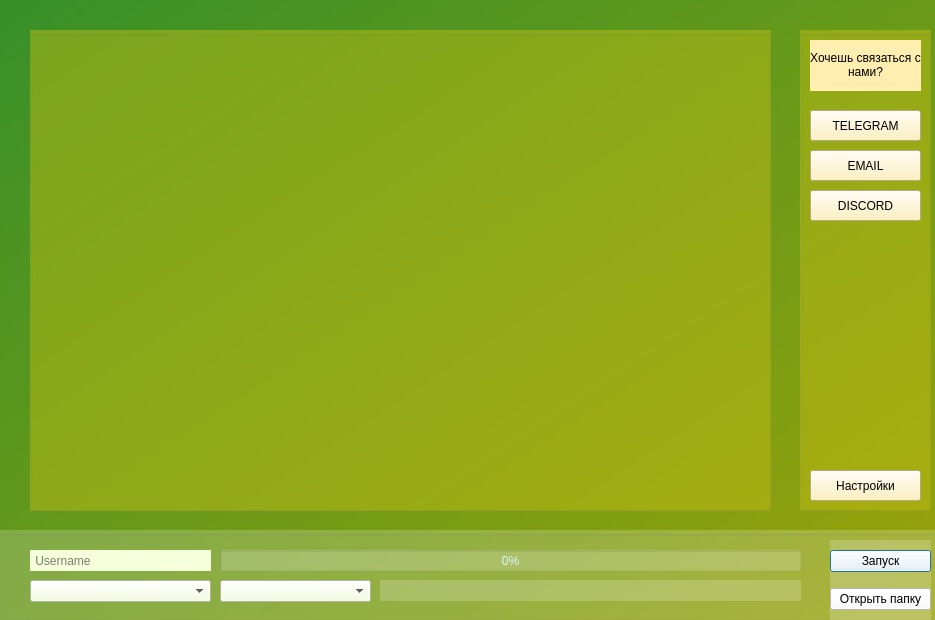
<?xml version="1.0" encoding="UTF-8"?>
<ui version="4.0">
 <class>Dialog</class>
 <widget class="QDialog" name="Dialog">
  <property name="geometry">
   <rect>
    <x>0</x>
    <y>0</y>
    <width>935</width>
    <height>620</height>
   </rect>
  </property>
  <property name="windowTitle">
   <string>Dialog</string>
  </property>
  <property name="styleSheet">
   <string notr="true">
background-color: qlineargradient(spread:pad, x1:0, y1:0, x2:1, y2:1, stop:0 rgba(55, 144, 40, 255), stop:1 rgba(155, 163, 9));</string>
  </property>
  <widget class="QGroupBox" name="groupBox">
   <property name="geometry">
    <rect>
     <x>-10</x>
     <y>530</y>
     <width>951</width>
     <height>91</height>
    </rect>
   </property>
   <property name="styleSheet">
    <string notr="true">background-color: rgb(255, 255, 255, 20%);</string>
   </property>
   <property name="title">
    <string/>
   </property>
   <widget class="QLineEdit" name="Username">
    <property name="enabled">
     <bool>true</bool>
    </property>
    <property name="geometry">
     <rect>
      <x>40</x>
      <y>20</y>
      <width>181</width>
      <height>21</height>
     </rect>
    </property>
    <property name="styleSheet">
     <string notr="true">background-color: rgb(246, 255, 220);
font: 63 8pt &quot;Segoe UI Variable Text Semibold&quot;;</string>
    </property>
    <property name="inputMask">
     <string notr="true"/>
    </property>
    <property name="text">
     <string notr="true"/>
    </property>
    <property name="maxLength">
     <number>30</number>
    </property>
    <property name="frame">
     <bool>false</bool>
    </property>
    <property name="cursorPosition">
     <number>0</number>
    </property>
    <property name="placeholderText">
     <string> Username</string>
    </property>
   </widget>
   <widget class="QComboBox" name="VersionSelect">
    <property name="geometry">
     <rect>
      <x>40</x>
      <y>50</y>
      <width>181</width>
      <height>22</height>
     </rect>
    </property>
    <property name="styleSheet">
     <string notr="true">background-color: rgb(246, 255, 220);
font: 63 8pt &quot;Segoe UI Variable Text Semibold&quot;;</string>
    </property>
    <property name="currentText">
     <string/>
    </property>
   </widget>
   <widget class="QProgressBar" name="progressBar">
    <property name="geometry">
     <rect>
      <x>230</x>
      <y>20</y>
      <width>581</width>
      <height>21</height>
     </rect>
    </property>
    <property name="styleSheet">
     <string notr="true">color: rgb(215, 250, 255);
selection-color: rgb(255, 255, 0);</string>
    </property>
    <property name="value">
     <number>0</number>
    </property>
   </widget>
   <widget class="QLabel" name="label">
    <property name="geometry">
     <rect>
      <x>390</x>
      <y>50</y>
      <width>421</width>
      <height>21</height>
     </rect>
    </property>
    <property name="text">
     <string/>
    </property>
   </widget>
   <widget class="QWidget" name="verticalLayoutWidget">
    <property name="geometry">
     <rect>
      <x>840</x>
      <y>10</y>
      <width>101</width>
      <height>80</height>
     </rect>
    </property>
    <layout class="QVBoxLayout" name="verticalLayout">
     <item>
      <widget class="QPushButton" name="Start">
       <property name="cursor">
        <cursorShape>PointingHandCursor</cursorShape>
       </property>
       <property name="mouseTracking">
        <bool>false</bool>
       </property>
       <property name="styleSheet">
        <string notr="true">background-color: rgb(255, 255, 255);
font: 63 8pt &quot;Segoe UI Variable Text Semibold&quot;;</string>
       </property>
       <property name="text">
        <string>Запуск</string>
       </property>
      </widget>
     </item>
     <item>
      <widget class="QPushButton" name="open_folder">
       <property name="cursor">
        <cursorShape>PointingHandCursor</cursorShape>
       </property>
       <property name="mouseTracking">
        <bool>false</bool>
       </property>
       <property name="styleSheet">
        <string notr="true">background-color: rgb(255, 255, 255);
font: 63 8pt &quot;Segoe UI Variable Text Semibold&quot;;</string>
       </property>
       <property name="text">
        <string>Открыть папку</string>
       </property>
      </widget>
     </item>
    </layout>
   </widget>
   <widget class="QComboBox" name="VersionSelect_2">
    <property name="geometry">
     <rect>
      <x>230</x>
      <y>50</y>
      <width>151</width>
      <height>22</height>
     </rect>
    </property>
    <property name="styleSheet">
     <string notr="true">background-color: rgb(246, 255, 220);
font: 63 8pt &quot;Segoe UI Variable Text Semibold&quot;;</string>
    </property>
    <property name="currentText">
     <string/>
    </property>
   </widget>
  </widget>
  <widget class="QLabel" name="label_1">
   <property name="geometry">
    <rect>
     <x>0</x>
     <y>0</y>
     <width>941</width>
     <height>621</height>
    </rect>
   </property>
   <property name="text">
    <string/>
   </property>
   <property name="pixmap">
    <pixmap>assets/image/mainimage.jpg</pixmap>
   </property>
   <property name="scaledContents">
    <bool>true</bool>
   </property>
  </widget>
  <widget class="QGroupBox" name="groupBox_2">
   <property name="geometry">
    <rect>
     <x>30</x>
     <y>30</y>
     <width>741</width>
     <height>481</height>
    </rect>
   </property>
   <property name="styleSheet">
    <string notr="true">background-color:rgb(200, 194, 19, 45%)
</string>
   </property>
   <property name="title">
    <string/>
   </property>
  </widget>
  <widget class="QGroupBox" name="groupBox_3">
   <property name="geometry">
    <rect>
     <x>800</x>
     <y>30</y>
     <width>131</width>
     <height>481</height>
    </rect>
   </property>
   <property name="styleSheet">
    <string notr="true">background-color:rgb(200, 194, 19, 45%)
</string>
   </property>
   <property name="title">
    <string/>
   </property>
   <widget class="QLabel" name="label_2">
    <property name="geometry">
     <rect>
      <x>10</x>
      <y>10</y>
      <width>111</width>
      <height>51</height>
     </rect>
    </property>
    <property name="styleSheet">
     <string notr="true">background-color: rgb(255, 238, 175);
font: 63 8pt &quot;Segoe UI Variable Text Semibold&quot;;</string>
    </property>
    <property name="text">
     <string>&lt;html&gt;&lt;head/&gt;&lt;body&gt;&lt;p align=&quot;center&quot;&gt;Хочешь связаться с нами?&lt;/p&gt;&lt;/body&gt;&lt;/html&gt;</string>
    </property>
    <property name="textFormat">
     <enum>Qt::AutoText</enum>
    </property>
    <property name="scaledContents">
     <bool>true</bool>
    </property>
    <property name="wordWrap">
     <bool>true</bool>
    </property>
    <property name="margin">
     <number>5</number>
    </property>
   </widget>
   <widget class="QPushButton" name="pushButton_2">
    <property name="geometry">
     <rect>
      <x>10</x>
      <y>120</y>
      <width>111</width>
      <height>31</height>
     </rect>
    </property>
    <property name="styleSheet">
     <string notr="true">background-color: rgb(255, 238, 175);
font: 63 8pt &quot;Segoe UI Variable Text Semibold&quot;;</string>
    </property>
    <property name="text">
     <string>EMAIL</string>
    </property>
   </widget>
   <widget class="QPushButton" name="pushButton">
    <property name="geometry">
     <rect>
      <x>10</x>
      <y>80</y>
      <width>111</width>
      <height>31</height>
     </rect>
    </property>
    <property name="styleSheet">
     <string notr="true">background-color: rgb(255, 238, 175);
font: 63 8pt &quot;Segoe UI Variable Text Semibold&quot;;</string>
    </property>
    <property name="text">
     <string>TELEGRAM</string>
    </property>
   </widget>
   <widget class="QPushButton" name="pushButton_3">
    <property name="geometry">
     <rect>
      <x>10</x>
      <y>160</y>
      <width>111</width>
      <height>31</height>
     </rect>
    </property>
    <property name="styleSheet">
     <string notr="true">background-color: rgb(255, 238, 175);
font: 63 8pt &quot;Segoe UI Variable Text Semibold&quot;;</string>
    </property>
    <property name="text">
     <string>DISCORD</string>
    </property>
   </widget>
   <widget class="QPushButton" name="pushButton_4">
    <property name="geometry">
     <rect>
      <x>10</x>
      <y>440</y>
      <width>111</width>
      <height>31</height>
     </rect>
    </property>
    <property name="styleSheet">
     <string notr="true">background-color: rgb(255, 238, 175);
font: 63 8pt &quot;Segoe UI Variable Text Semibold&quot;;</string>
    </property>
    <property name="text">
     <string>Настройки</string>
    </property>
   </widget>
  </widget>
  <zorder>label_1</zorder>
  <zorder>groupBox_3</zorder>
  <zorder>groupBox</zorder>
  <zorder>groupBox_2</zorder>
 </widget>
 <resources/>
 <connections/>
</ui>
